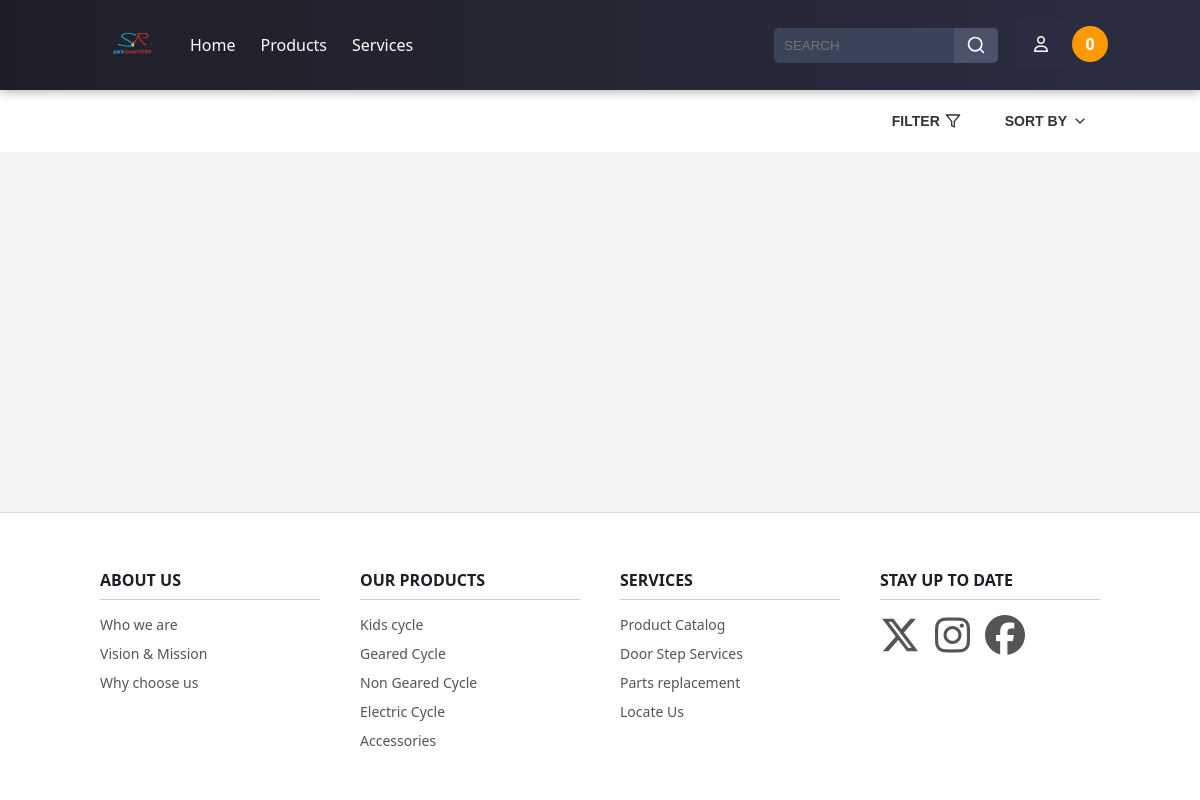
The page /category/Gear on the database as committed earlier.
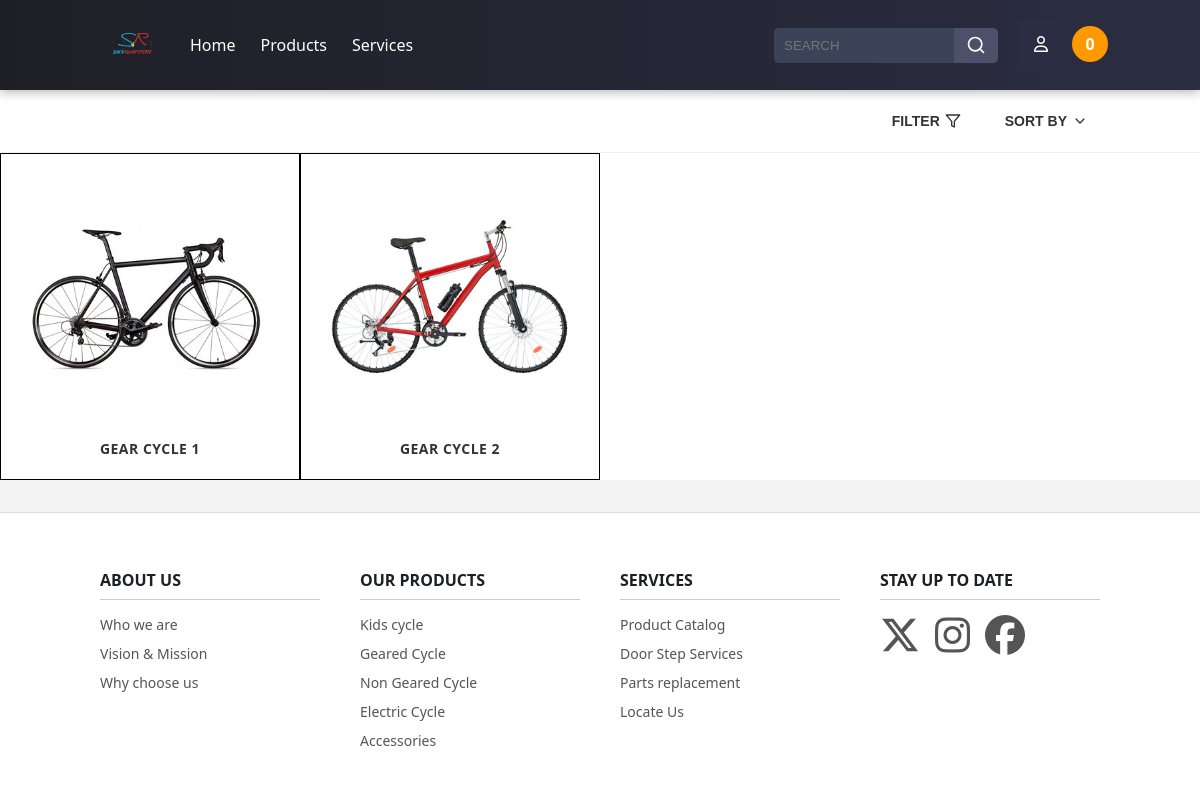
The same page on the database as committed later.
### skyraptor/models.py (models this page shows, shortened)
class Product(models.Model):
    name = models.CharField(max_length=255)
    description = models.TextField()
    price = models.IntegerField(max_length=10)
    Category = models.ForeignKey(Category, on_delete=models.CASCADE, default=1)
    image = models.ImageField(upload_to='uploads/product/')

### skyraptor/views.py (the view)
# urls.py: path('category/<str:foo>', views.category, name='category'),
def category(request, foo):
    foo = foo.replace('-', ' ')
    try:
        category = Category.objects.get(name=foo)
        products = Product.objects.filter(Category=category)
        return render(request, 'html/category.html', {'products': products})
    except:
        messages.success(request, 'That category does not exist')
        return redirect('home')

### cart/cart.py (called while the page is built)
    def __len__(self):
        return len(self.cart)

### cart/context_processors.py (called while the page is built)
def cart(request):
    return {'cart': Cart(request)}

### skyraptor/templates/html/category.html (shortened to what the changed rows need)
{% load static %}
<!DOCTYPE html>
<html lang="en">
<head>
  <link rel="stylesheet" href="{% static 'css/category.css' %}">
</head>
<body>
  <main class="product-grid">
    {% for product in products %}
    <a href="{% url 'product_view' product.id %}">
      <div class="product-card">
        <div class="product-image">
          <img src="{{ product.image.url }}">
        </div>
        <div class="product-info">
          <h3 class="product-name">{{ product.name }}</h3>
        </div>
      </div>
    </a>
    {% endfor %}
  </main>
</body>
</html>

Rows that differ between the two databases and show on the page:
added Product: image (picture), name "GEAR CYCLE 1"
added Product: image (picture), name "GEAR CYCLE 2"
